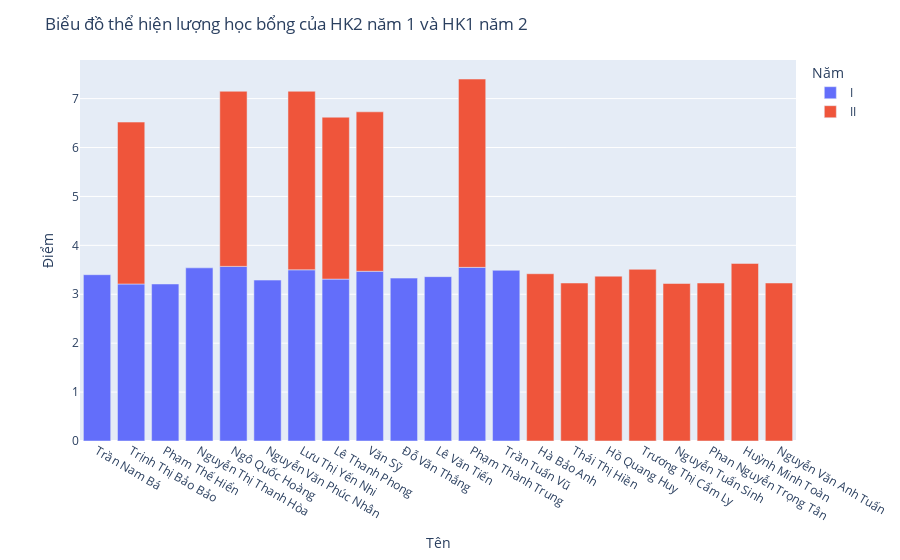

Here is the notebook cell this chart was saved with:
### Code cell
import plotly.express as px

scholarship_df = pd.DataFrame({
    'Tên': hocbong_hk2_nam1 + hocbong_hk1_nam2,
    'Năm': ['I'] * len(hocbong_hk2_nam1) + ['II'] * len(hocbong_hk1_nam2),
    'Điểm': [cal_4(i - 1, hk2_nam1) for i in df[df['Họ và tên'].isin(hocbong_hk2_nam1)]['STT'].values] + [cal_4(i - 1, hk1_nam2) for i in df[df['Họ và tên'].isin(hocbong_hk1_nam2)]['STT'].values]
})

fig = px.bar(scholarship_df, x='Tên', y='Điểm', color='Năm')
fig.update_layout(title_text='Biểu đồ thể hiện lượng học bổng của HK2 năm 1 và HK1 năm 2')
fig.show()

### Figure 1 — Plotly figure (JSON) as saved in the notebook; plotly's stock layout.template omitted (floating-point values rounded to 4 significant figures)
{"data": [{"alignmentgroup": "True", "hovertemplate": "Năm=I<br>Tên=%{x}<br>Điểm=%{y}<extra></extra>", "legendgroup": "I", "marker": {"color": "#636efa"}, "name": "I", "offsetgroup": "I", "orientation": "v", "showlegend": true, "textposition": "auto", "type": "bar", "x": ["Trần Nam Bá", "Trịnh Thị Bảo Bảo", "Phạm Thế Hiển", "Nguyễn Thị Thanh Hòa", "Ngô Quốc Hoàng", "Nguyễn Văn Phúc Nhân", "Lưu Thị Yến Nhi", "Lê Thanh Phong", "Văn Sỹ", "Đỗ Văn Thắng", "Lê Văn Tiến", "Phạm Thành Trung", "Trần Tuấn Vũ"], "xaxis": "x", "y": [3.4, 3.21, 3.21, 3.54, 3.57, 3.29, 3.5, 3.31, 3.47, 3.33, 3.36, 3.55, 3.49], "yaxis": "y"}, {"alignmentgroup": "True", "hovertemplate": "Năm=II<br>Tên=%{x}<br>Điểm=%{y}<extra></extra>", "legendgroup": "II", "marker": {"color": "#EF553B"}, "name": "II", "offsetgroup": "II", "orientation": "v", "showlegend": true, "textposition": "auto", "type": "bar", "x": ["Hà Bảo Anh", "Trịnh Thị Bảo Bảo", "Thái Thị Hiền", "Ngô Quốc Hoàng", "Hồ Quang Huy", "Trương Thị Cẩm Ly", "Lưu Thị Yến Nhi", "Lê Thanh Phong", "Nguyễn Tuấn Sinh", "Văn Sỹ", "Phan Nguyễn Trọng Tân", "Huỳnh Minh Toàn", "Phạm Thành Trung", "Nguyễn Văn Anh Tuấn"], "xaxis": "x", "y": [3.42, 3.31, 3.23, 3.58, 3.37, 3.51, 3.65, 3.31, 3.22, 3.26, 3.23, 3.63, 3.85, 3.23], "yaxis": "y"}], "layout": {"barmode": "relative", "legend": {"title": {"text": "Năm"}, "tracegroupgap": 0}, "margin": {"t": 60}, "title": {"text": "Biểu đồ thể hiện lượng học bổng của HK2 năm 1 và HK1 năm 2"}, "xaxis": {"anchor": "y", "domain": [0, 1], "title": {"text": "Tên"}}, "yaxis": {"anchor": "x", "domain": [0, 1], "title": {"text": "Điểm"}}}}
